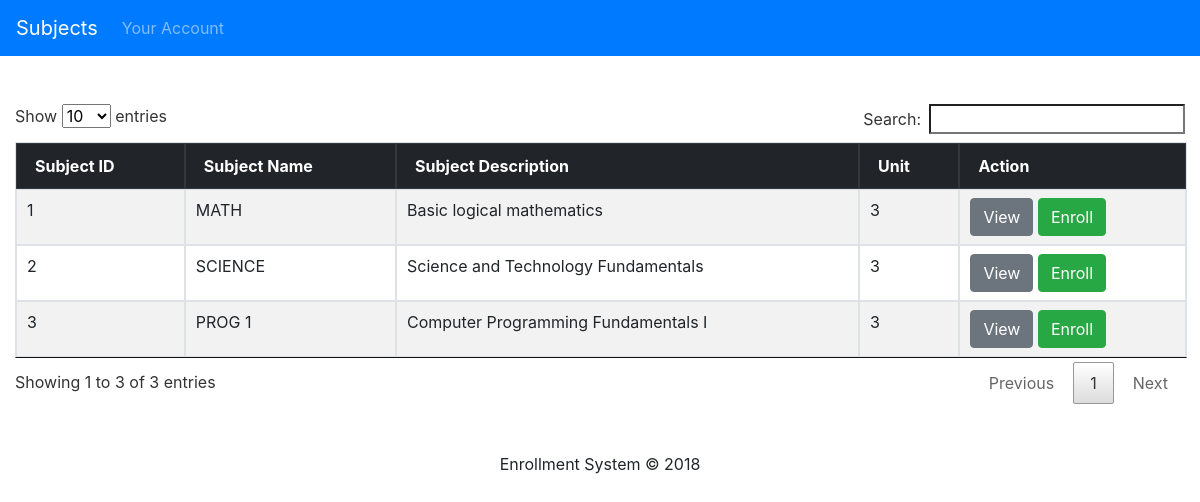
The page /index.php/subject_controller/subjects_offered on the database its author committed.
### tables this page shows
CREATE TABLE `subjects` (
  `subject_id` int(11) NOT NULL,
  `subject_name` varchar(45) NOT NULL,
  `subject_description` varchar(45) NOT NULL,
  `subject_unit` int(11) NOT NULL,
  `created_date` datetime NOT NULL,
  `updated_date` datetime NOT NULL
);

### application/controllers/subject_controller.php (called while the page is built, shortened)
<?php
class Subject_Controller extends CI_Controller{
	public function subjects_offered()
	{
		$this->load->model('subject_model');
		$info['data'] = $this->subject_model->display_subjects_offered('subjects');
		$this->load->view('subjects/subject_offered', $info);
	}
}
?>

### index.php (called while the page is built, shortened)
<?php
require_once BASEPATH.'core/CodeIgniter.php';

### application/models/subject_model.php (called while the page is built, shortened)
<?php
class Subject_Model extends CI_Model{
	public function display_subjects_offered($info)
	{
		$data = $this->db->get('subjects', $info);
		return $data->result();
	}
}
?>

### application/views/subjects/subject_offered.php (the view, shortened to what this page needs)
<!DOCTYPE html>
<html>
<head>
	<link rel="stylesheet" type="text/css" href="<?php echo base_url(); ?>/assets/css/bootstrap.css">
	<link rel="stylesheet" type="text/css" href="<?php echo base_url(); ?>/assets/css/datatables.css">
</head>
<body>
	<header>
		<nav class="navbar navbar-expand-lg navbar-dark bg-primary">
			<a class="navbar-brand" href="<?php echo site_url('subject_controller/subjects_offered'); ?>">Subjects</a>
			<div class="collapse navbar-collapse">
				<ul class="navbar-nav">
					<li class="nav-item">
						<a class="nav-link" href="<?php echo site_url('main_controller/home'); ?>">Your Account</a>
					</li>
				</ul>
			</div>
		</nav>
	</header>
	<main>
		<div class="container-fluid mt-5">
			<table class="table table-striped table-bordered" id="subjectOfferedTable">
				<thead class="thead-dark">
					<tr>
						<th>Subject ID</th>
						<th>Subject Name</th>
						<th>Subject Description</th>
						<th>Unit</th>
						<th>Action</th>
					</tr>
				</thead>
				<?php foreach($data as $row) { ?>
					<tr>
						<td><?php echo $row->subject_id; ?></td>
						<td><?php echo $row->subject_name; ?></td>
						<td><?php echo $row->subject_description; ?></td>
						<td><?php echo $row->subject_unit; ?></td>
						<td>
							<a class="btn btn-secondary" href="#viewSubjectModal" data-toggle="modal">View</a>
							<a class="btn btn-success" href="">Enroll</a>
						</td>
					</tr>
				<?php } ?>
			</table>
		</div>
	</main>
	<footer class="footer mt-5">
		<div class="container-fluid">
			<p class="text-center">Enrollment System &copy; <?php echo date('Y'); ?></p>
		</div>
	</footer>
</body>
</html>

### assets/css/datatables.css (style rules this page uses)
table.dataTable { width: 100%; margin: 0 auto; clear: both; border-collapse: separate; border-spacing: 0; }
table.dataTable thead th, table.dataTable tfoot th { font-weight: bold; }
table.dataTable thead th, table.dataTable thead td { padding: 10px 18px; border-bottom: 1px solid #111; }
table.dataTable thead .sorting, table.dataTable thead .sorting_asc, table.dataTable thead .sorting_desc, table.dataTable thead .sorting_asc_disabled, table.dataTable thead .sorting_desc_disabled { cursor: pointer; *cursor: hand; background-repeat: no-repeat; background-position: center right; }
table.dataTable thead .sorting { background-image: url("DataTables-1.10.16/images/sort_both.png"); }
table.dataTable thead .sorting_asc { background-image: url("DataTables-1.10.16/images/sort_asc.png"); }
table.dataTable tbody tr { background-color: #ffffff; }
table.dataTable tbody th, table.dataTable tbody td { padding: 8px 10px; }
table.dataTable.no-footer { border-bottom: 1px solid #111; }
table.dataTable, table.dataTable th, table.dataTable td { box-sizing: content-box; }

### rows shown on the page
subjects: subject_id "1", subject_name "MATH", subject_description "Basic logical mathematics", subject_unit "3"
subjects: subject_id "2", subject_name "SCIENCE", subject_description "Science and Technology Fundamentals", subject_unit "3"
subjects: subject_id "3", subject_name "PROG 1", subject_description "Computer Programming Fundamentals I", subject_unit "3"
